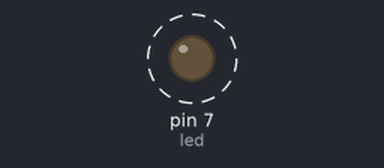
Bench run of a sketch on a simulated Arduino Uno, built with avr-gcc and run on an emulated ATmega328P. Parts: output pins drawn as LEDs (lit = HIGH). Dashed ring = blinking.

Above: at 0.3 s.
Timing chart, 0 to 5.9 s (numbered marks = the images above):
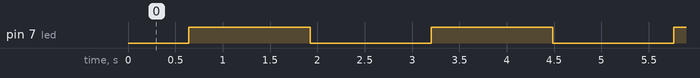

The sketch:

Blink.ino
```cpp
int led = 7;
int wait = 5;
void setup() {
  pinMode(led, OUTPUT);
}
void loop() {
  for(int level=0;level<256;level+=1) {
  analogWrite(led, level);
  delay(wait);
}
  for(int level=255;level>0;level-=1) {
  analogWrite(led, level);
  delay(wait);
}
}
```

Measured:
- by itself, pin 7 (led): alternates HIGH for 1.3 s and LOW for 1.3 s
